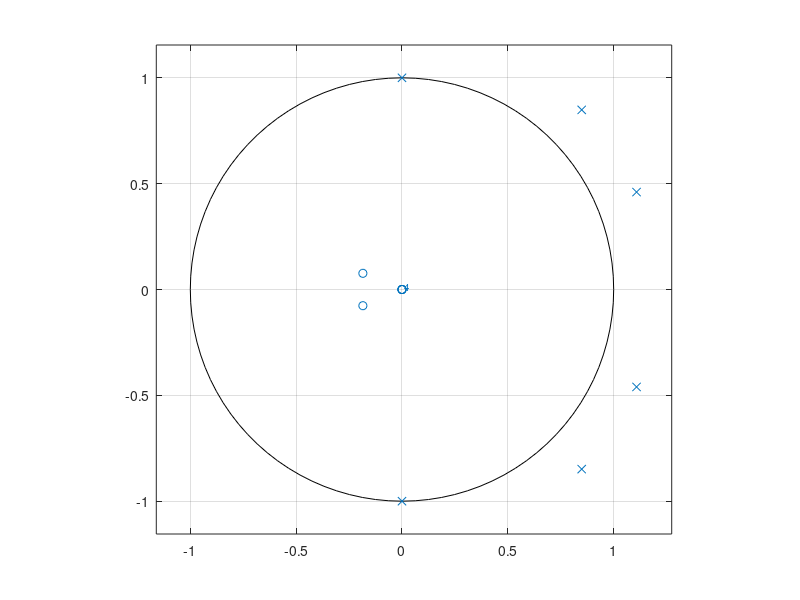

Source code (MATLAB): (Note: this script raises an error after producing the figure.)
close all
clear all
clc
zeros = [ 1  -3.914 7.643 -9.551 8.717 -5.637 2.074];
pole = [ 1  0.3696 0.04];
%% filtre app , comme on inverse filtre de depart alors

zi = pole;
pi = zeros
figure('name','zplane initial')
zplane(zi,pi)

[x,fe] = audioread('phrase_malentendant_bruite.wav');
yi = filter(zi, pi, x);

figure('name','freqz')
freqz(zi,pi);
figure('name','plot')
plot(yi);

%% rendre filtre stable : comme les zeros sont  correct, oncorrige les poles
p = [0.99*pi(1) 0.99*pi(2) 1/pi(3) 1/pi(4) 1/pi(5) 1/pi(6) 1/pi(7)] 




figure('name','filtre stable')
zplane(zi,p);
% ypt = filter(z, p, x)
 figure('name','filtre passe tout freqz')
freqz(zi,p);

%% eliminer le bruit 


